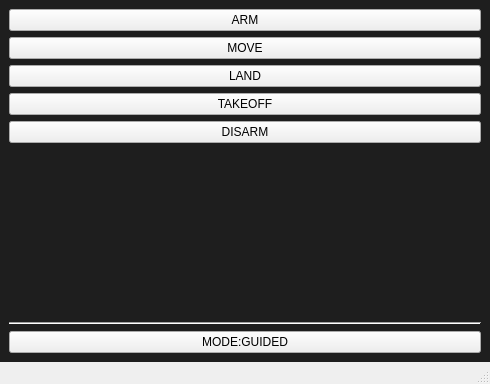
<?xml version="1.0" encoding="UTF-8"?>
<ui version="4.0">
 <class>MainWindow</class>
 <widget class="QMainWindow" name="MainWindow">
  <property name="geometry">
   <rect>
    <x>0</x>
    <y>0</y>
    <width>490</width>
    <height>384</height>
   </rect>
  </property>
  <property name="windowTitle">
   <string>MainWindow</string>
  </property>
  <property name="layoutDirection">
   <enum>Qt::LeftToRight</enum>
  </property>
  <property name="styleSheet">
   <string notr="true"/>
  </property>
  <widget class="QWidget" name="centralwidget">
   <property name="styleSheet">
    <string notr="true">QWidget#centralwidget {
    background-color: #1e1e1e;
    border: none;
}</string>
   </property>
   <layout class="QVBoxLayout" name="verticalLayout">
    <item>
     <widget class="QPushButton" name="ARM">
      <property name="styleSheet">
       <string notr="true">QMainWindow { background-color: #1e1e1e; }</string>
      </property>
      <property name="text">
       <string>ARM</string>
      </property>
     </widget>
    </item>
    <item>
     <widget class="QPushButton" name="MOVE">
      <property name="text">
       <string>MOVE</string>
      </property>
     </widget>
    </item>
    <item>
     <widget class="QPushButton" name="LAND">
      <property name="text">
       <string>LAND</string>
      </property>
     </widget>
    </item>
    <item>
     <widget class="QPushButton" name="TAKEOFF">
      <property name="text">
       <string>TAKEOFF</string>
      </property>
     </widget>
    </item>
    <item>
     <widget class="QPushButton" name="DISARM">
      <property name="text">
       <string>DISARM</string>
      </property>
     </widget>
    </item>
    <item>
     <spacer name="verticalSpacer">
      <property name="orientation">
       <enum>Qt::Vertical</enum>
      </property>
      <property name="sizeHint" stdset="0">
       <size>
        <width>20</width>
        <height>40</height>
       </size>
      </property>
     </spacer>
    </item>
    <item>
     <widget class="Line" name="line">
      <property name="orientation">
       <enum>Qt::Horizontal</enum>
      </property>
     </widget>
    </item>
    <item>
     <widget class="QPushButton" name="GUIDED">
      <property name="text">
       <string>MODE:GUIDED</string>
      </property>
     </widget>
    </item>
   </layout>
  </widget>
  <widget class="QMenuBar" name="menubar">
   <property name="geometry">
    <rect>
     <x>0</x>
     <y>0</y>
     <width>490</width>
     <height>33</height>
    </rect>
   </property>
  </widget>
  <widget class="QStatusBar" name="statusbar"/>
 </widget>
 <resources/>
 <connections/>
</ui>
